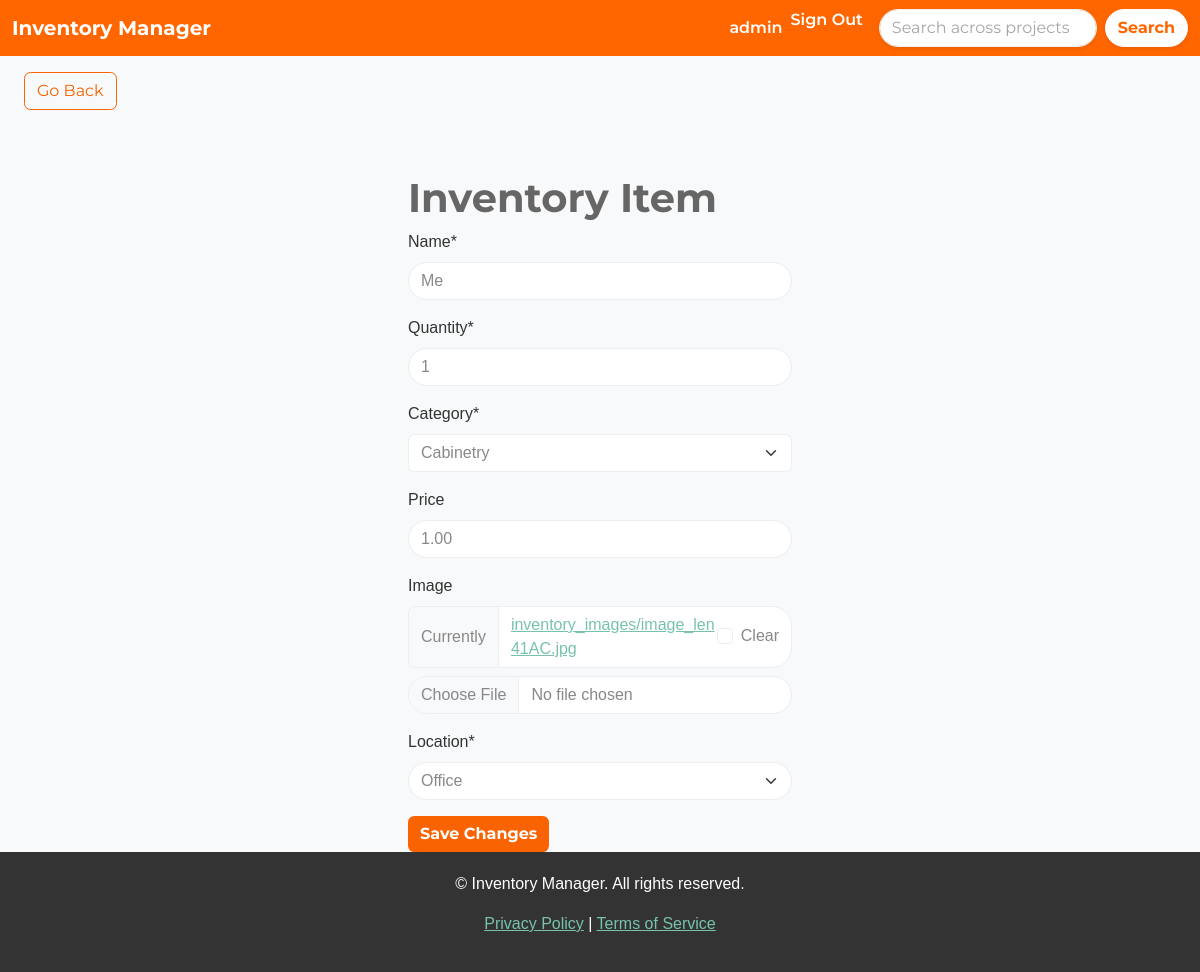
Page /edit-item/82/ (signed in) on the committed database.
### inventory/models.py (models this page shows, shortened)
class InventoryItem(models.Model):
    name = models.CharField(max_length=200)
    quantity = models.IntegerField()
    category = models.ForeignKey('Category', on_delete=models.SET_NULL, blank=True, null=True)
    price = models.DecimalField(max_digits=10, decimal_places=2, blank=True, null=True)
    date_created = models.DateTimeField(auto_now_add=True)
    user = models.ForeignKey(User, on_delete=models.CASCADE)
    project = models.ForeignKey(Project, on_delete=models.CASCADE, related_name="inventory_items", blank=False, null=False)
    image = models.ImageField(upload_to='inventory_images/', null=True, blank=True)
    location = models.ForeignKey('Location', on_delete=models.SET_NULL, blank=True, null=True)

### inventory/views.py (the view, shortened to what this page needs)
# urls.py: path('edit-item/<int:pk>/', EditItem.as_view(), name='edit-item'),
class EditItem(LoginRequiredMixin, UpdateView):
    model = InventoryItem
    form_class = InventoryItemForm
    template_name = 'inventory/item_form.html'
    def get_form_kwargs(self):
        kwargs = super().get_form_kwargs()
        kwargs['project'] = self.object.project
        return kwargs

### inventory/forms.py (shortened to what this page needs)
class InventoryItemForm(forms.ModelForm):
    category = forms.ModelChoiceField(queryset=Category.objects.all(), initial=0)
    location = forms.ModelChoiceField(
        queryset=Location.objects.all(),
        empty_label="Select a Location",
        widget=forms.Select(attrs={'class': 'form-control'}),
    )
    class Meta:
        model = InventoryItem
        fields = ['name', 'quantity', 'category', 'price', 'image', 'location']
    def __init__(self, *args, **kwargs):
        self.project = kwargs.pop('project', None)  # Accept project as an argument
        super().__init__(*args, **kwargs)

### inventory/models.py (called while the page is built)
    def __str__(self):
        return self.name

    def __str__(self):
        return self.name

### inventory/templates/inventory/item_form.html (shortened to what this page needs)
{% extends 'inventory/base.html' %}
{% load crispy_forms_tags %}
{% block content %}
    <button onclick="window.history.back()" class="btn btn-outline-primary my-3 mx-4">Go Back</button>
    <div class="row">
        <div class="col-11 col-md-4 mx-auto mt-5">
            <h1>Inventory Item</h1>
            <form method="POST" enctype="multipart/form-data">
                {{ form.name|as_crispy_field }}
                {{ form.quantity|as_crispy_field }}
                {{ form.category|as_crispy_field }}
                {{ form.price|as_crispy_field }}
                {{ form.image|as_crispy_field }}
                {{ form.location|as_crispy_field }}
                <div class="mt-3">
                    {% if form.instance.pk %}
                        <button type="submit" class="btn btn-primary">Save Changes</button>
                    {% else %}
                        <button type="submit" class="btn btn-primary">Add Item</button>
                    {% endif %}
                </div>
            </form>
        </div>
    </div>
{% endblock content %}

### inventory/templates/inventory/navigation.html (shortened to what this page needs)
<nav class="navbar navbar-expand-lg" style="background-color: #FF6600;">
    <div class="container-fluid">
        <a class="navbar-brand text-white fw-bold" href="{% url 'dashboard' %}">Inventory Manager</a>
        <div class="collapse navbar-collapse justify-content-end" id="navbarNav">
            <ul class="navbar-nav">
                {% if user.is_authenticated %}
                    <li class="nav-item">
                        <a class="nav-link text-white fw-semibold" href="#">{{ user.username }}</a>
                    </li>
                    <li class="nav-item">
                        <form method="POST" action="{% url 'logout' %}" style="display:inline;">
                            <button type="submit" class="nav-link text-white fw-semibold" style="background:none; border:none; padding:0; color:inherit; cursor:pointer;">
                                Sign Out
                            </button>
                        </form>
                    </li>
                {% endif %}
            </ul>
            <form method="GET" action="{% url 'search_results' %}" class="d-flex ms-3">
                <input class="form-control me-2 rounded-pill shadow-sm" type="search" name="search" placeholder="Search across projects..." aria-label="Search" value="{{ request.GET.search }}">
                <button class="btn btn-light rounded-pill shadow-sm fw-bold" type="submit" style="background-color: #FFFFFF; color: #FF6600;">Search</button>
            </form>
        </div>
    </div>
</nav>

### inventory/static/css/style.css (style rules this page uses)
:root { --primary-color: #f96302; --secondary-color: #333333; --light-grey: #f8f9fa; --dark-grey: #666666; --accent-color: #ffb732; }
body { font-family: Arial, sans-serif; color: var(--secondary-color); background-color: var(--light-grey); }
.navbar { background-color: var(--primary-color); color: white; }
.nav-link, .navbar-brand { color: white !important; font-weight: bold; }
h1, h2, h3, h4, h5, h6 { color: var(--dark-grey); font-weight: bold; }
.btn-primary { background-color: var(--primary-color); border: none; color: white; font-weight: bold; }
.btn-outline-primary { color: var(--primary-color); border: 1px solid var(--primary-color); }
.form-control { border-radius: 20px; }

### rows in the picture
InventoryItem: name "Me", quantity "1", category "Cabinetry", price "1.00", location "Office"

### other values in the picture
{{ user.username }} "admin"
